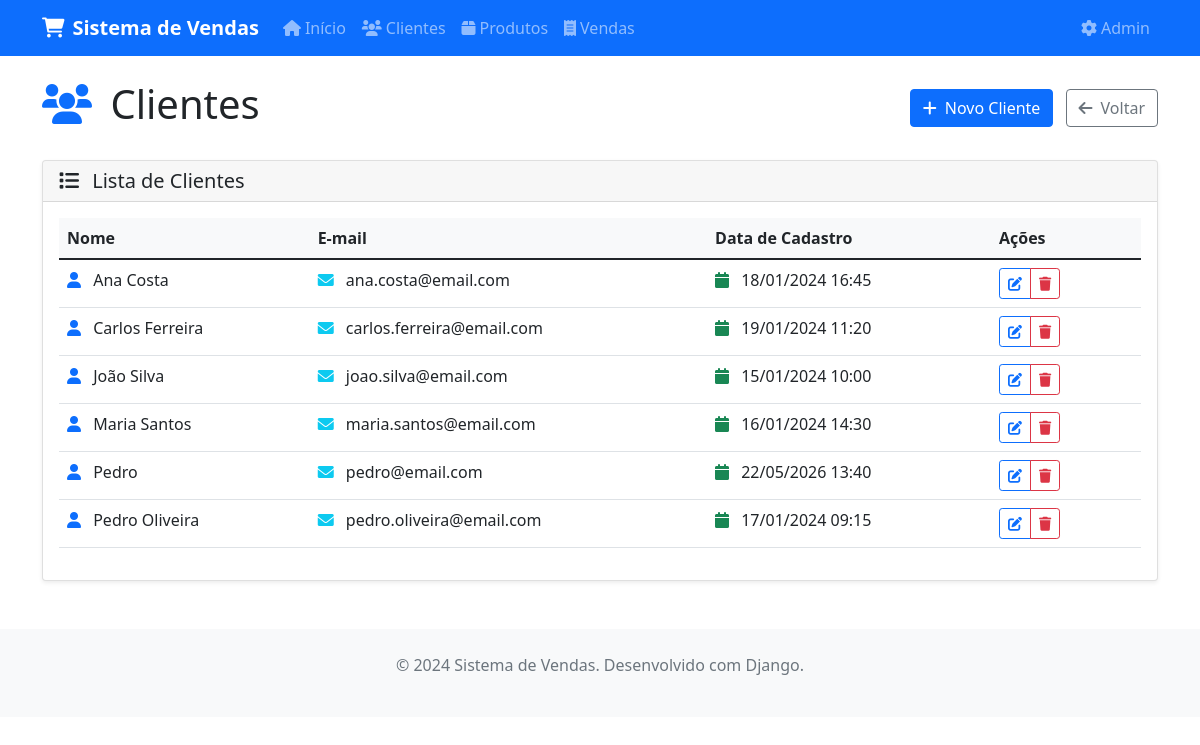
Page /vendas/clientes/ on the committed database.
### vendas/models.py (models this page shows, shortened)
class Cliente(models.Model):
    nome = models.CharField(max_length=200, verbose_name="Nome")
    email = models.EmailField(verbose_name="E-mail")
    data_cadastro = models.DateTimeField(auto_now_add=True, verbose_name="Data de Cadastro")
    class Meta:
        verbose_name = "Cliente"
        verbose_name_plural = "Clientes"
        ordering = ['nome']

### vendas/views.py (the view)
# urls.py: path('clientes/', views.cliente_list, name='cliente_list'),
def cliente_list(request):
    clientes_list = Cliente.objects.all()
    paginator = Paginator(clientes_list, 10)  # 10 clientes por página
    page_number = request.GET.get('page')
    clientes = paginator.get_page(page_number)
    return render(request, 'vendas/cliente_list.html', {'clientes': clientes})

### vendas/templates/vendas/cliente_list.html (shortened to what this page needs)
{% extends 'vendas/base.html' %}
{% block content %}
<div class="row">
    <div class="col-12">
        <div class="d-flex justify-content-between align-items-center mb-4">
            <h1>
                <i class="fas fa-users text-primary me-2"></i>
                Clientes
            </h1>
            <div>
                <a href="{% url 'vendas:cliente_create' %}" class="btn btn-primary me-2">
                    <i class="fas fa-plus me-2"></i>Novo Cliente
                </a>
                <a href="{% url 'vendas:home' %}" class="btn btn-outline-secondary">
                    <i class="fas fa-arrow-left me-2"></i>Voltar
                </a>
            </div>
        </div>
    </div>
</div>
<div class="row">
    <div class="col-12">
        <div class="card">
            <div class="card-header">
                <h5 class="mb-0">
                    <i class="fas fa-list me-2"></i>
                    Lista de Clientes
                </h5>
            </div>
            <div class="card-body">
                {% if clientes %}
                    <div class="table-responsive">
                        <table class="table table-hover">
                            <thead>
                                <tr>
                                    <th>Nome</th>
                                    <th>E-mail</th>
                                    <th>Data de Cadastro</th>
                                    <th width="150">Ações</th>
                                </tr>
                            </thead>
                            <tbody>
                                {% for cliente in clientes %}
                                <tr>
                                    <td>
                                        <i class="fas fa-user text-primary me-2"></i>
                                        {{ cliente.nome }}
                                    </td>
                                    <td>
                                        <i class="fas fa-envelope text-info me-2"></i>
                                        {{ cliente.email }}
                                    </td>
                                    <td>
                                        <i class="fas fa-calendar text-success me-2"></i>
                                        {{ cliente.data_cadastro|date:"d/m/Y H:i" }}
                                    </td>
                                    <td>
                                        <div class="btn-group" role="group">
                                            <a href="{% url 'vendas:cliente_update' cliente.pk %}"
                                               class="btn btn-sm btn-outline-primary"
                                               title="Editar cliente">
                                                <i class="fas fa-edit"></i>
                                            </a>
                                            <a href="{% url 'vendas:cliente_delete' cliente.pk %}"
                                               class="btn btn-sm btn-outline-danger"
                                               title="Excluir cliente">
                                                <i class="fas fa-trash"></i>
                                            </a>
                                        </div>
                                    </td>
                                </tr>
                                {% endfor %}
                            </tbody>
                        </table>
                    </div>
                {% endif %}
            </div>
        </div>
    </div>
</div>
{% endblock %}

### vendas/templates/vendas/base.html (style rules this page uses)
.card { box-shadow: 0 0.125rem 0.25rem rgba(0, 0, 0, 0.075); border: 1px solid rgba(0, 0, 0, 0.125); }
.table th { background-color: #f8f9fa; }

### rows in the picture
Cliente: nome "Ana Costa", email "ana.costa@email.com", data_cadastro "18/01/2024 16:45"
Cliente: nome "Carlos Ferreira", email "carlos.ferreira@email.com", data_cadastro "19/01/2024 11:20"
Cliente: nome "João Silva", email "joao.silva@email.com", data_cadastro "15/01/2024 10:00"
Cliente: nome "Maria Santos", email "maria.santos@email.com", data_cadastro "16/01/2024 14:30"
Cliente: nome "Pedro", email "pedro@email.com", data_cadastro "22/05/2026 13:40"
Cliente: nome "Pedro Oliveira", email "pedro.oliveira@email.com", data_cadastro "17/01/2024 09:15"
